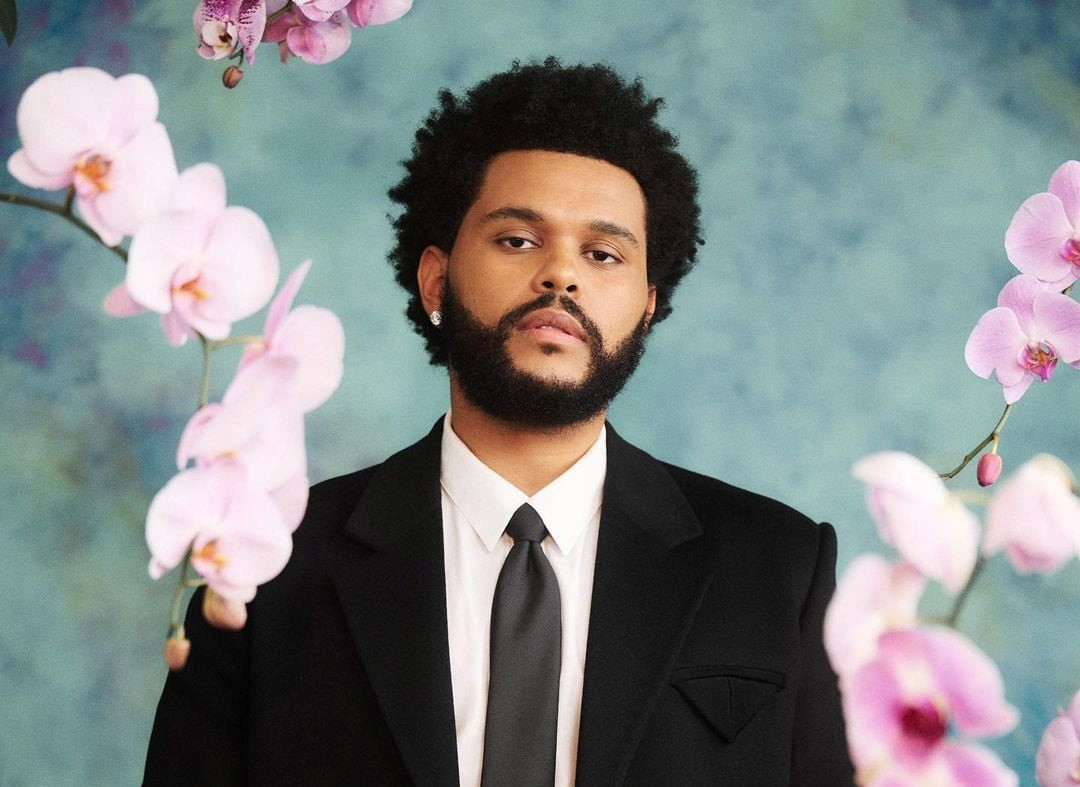
#> input picture TheWeeknd.jpg, 1080 x 787 px
$ python comic.py
#> lines starting #> are read from the running program, lines starting #| are printed output that depends on the picture; after the words box and inside, x2 and y2 are one past the last pixel; in counts of white or black regions, pixels touching at a corner belong together
import cv2
import numpy as np

# Cargar la imagen
imagen = cv2.imread('TheWeeknd.jpg')
#> imagen is the input picture: shape (787, 1080, 3); mean B, G, R 133.7, 133.9, 127.3
if imagen is None:
    print("Error: No se pudo cargar la imagen.")
    exit()

# Aplicar filtro tipo cómic
gris = cv2.cvtColor(imagen, cv2.COLOR_BGR2GRAY)
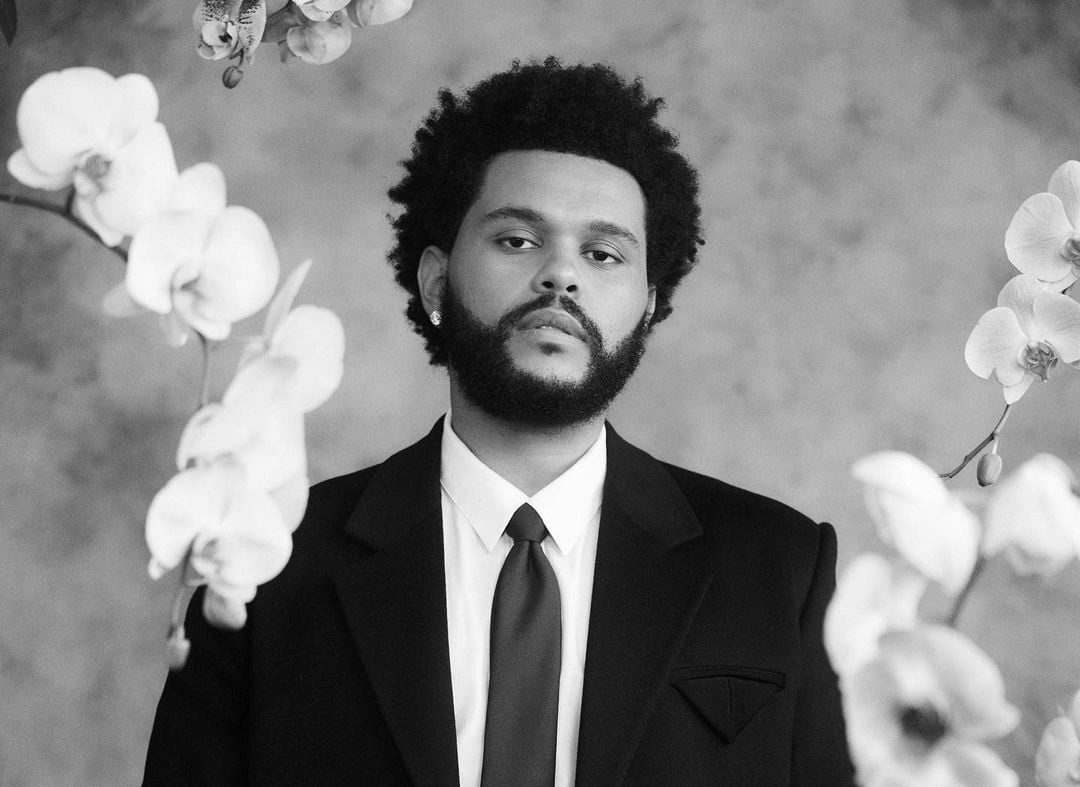
#> gris: shape (787, 1080); min 0, max 255, mean 131.9
gris = cv2.medianBlur(gris, 7)
bordes = cv2.adaptiveThreshold(gris, 255, cv2.ADAPTIVE_THRESH_MEAN_C, cv2.THRESH_BINARY, 9, 10)
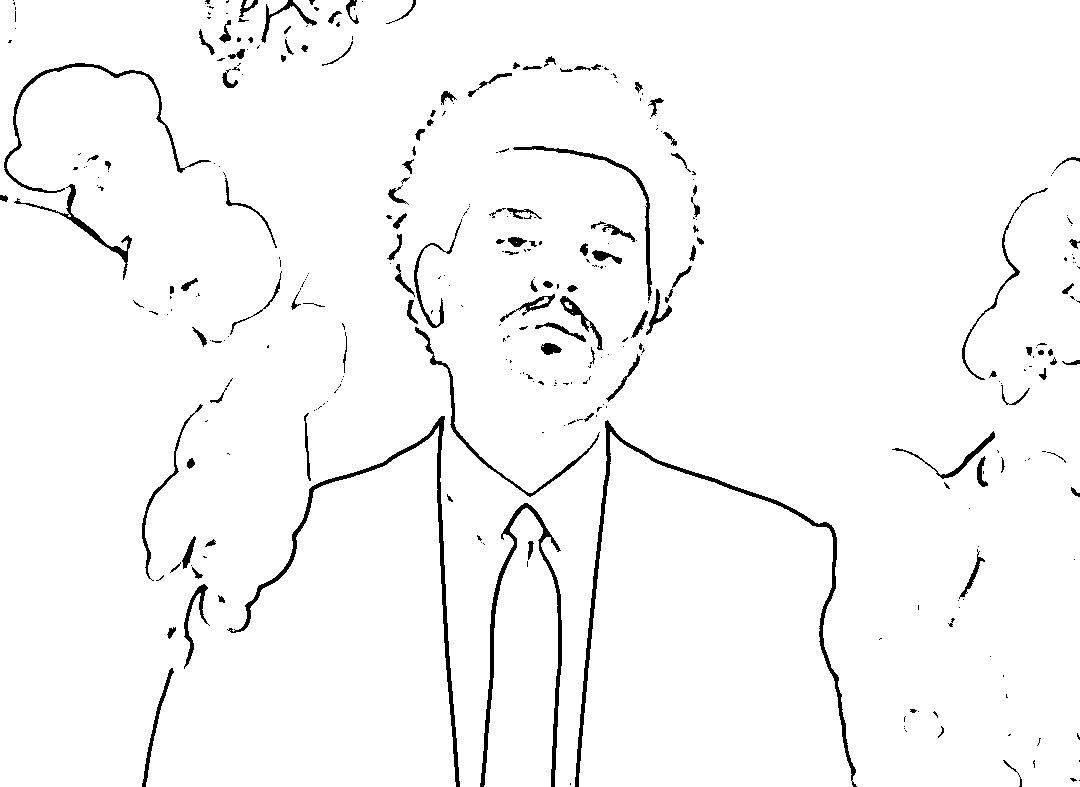
#> bordes: shape (787, 1080); 97% white; 340 black regions (217 under 20 px), largest, box (x1, y1, x2, y2) and area: (575, 420, 857, 787) 3426, (227, 416, 460, 787) 2805, (480, 503, 562, 787) 2470
color = cv2.bilateralFilter(imagen, 9, 250, 250)
comic = cv2.bitwise_and(color, color, mask=bordes)
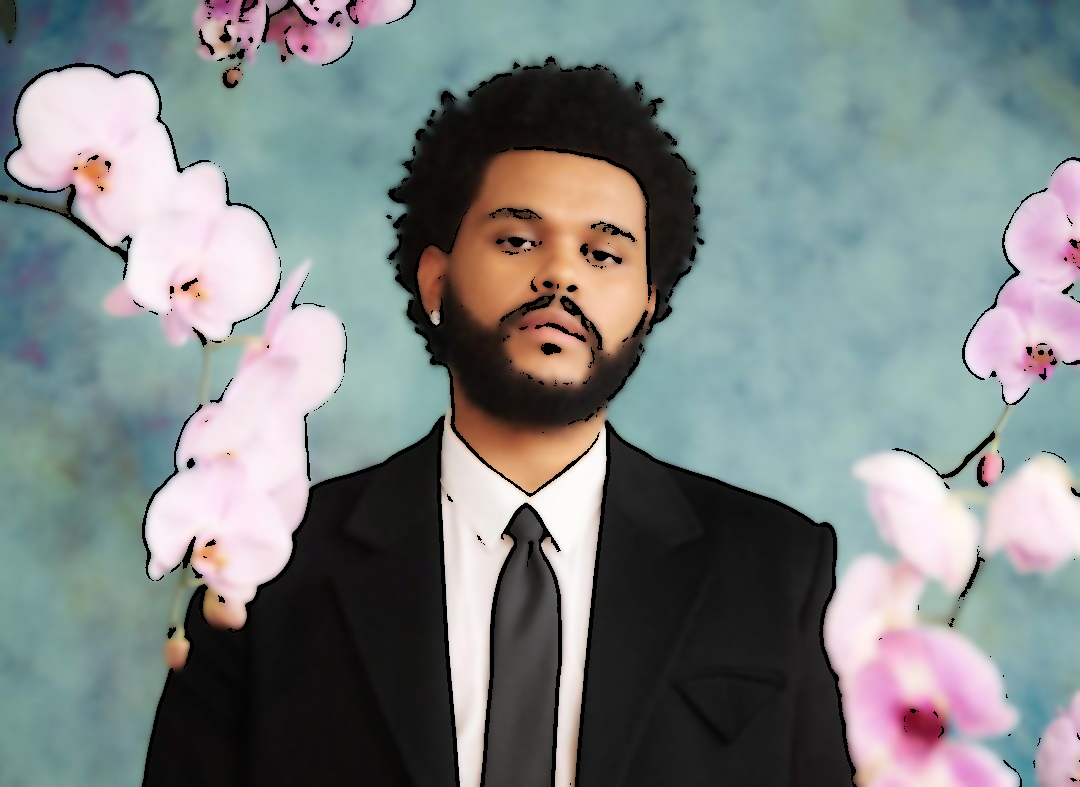
#> comic: shape (787, 1080, 3); mean B, G, R 131.4, 131.5, 124.6

cv2.putText(comic, 'Filtro Comic', (10, 30), cv2.FONT_HERSHEY_SIMPLEX, 1, (255, 255, 255), 2)
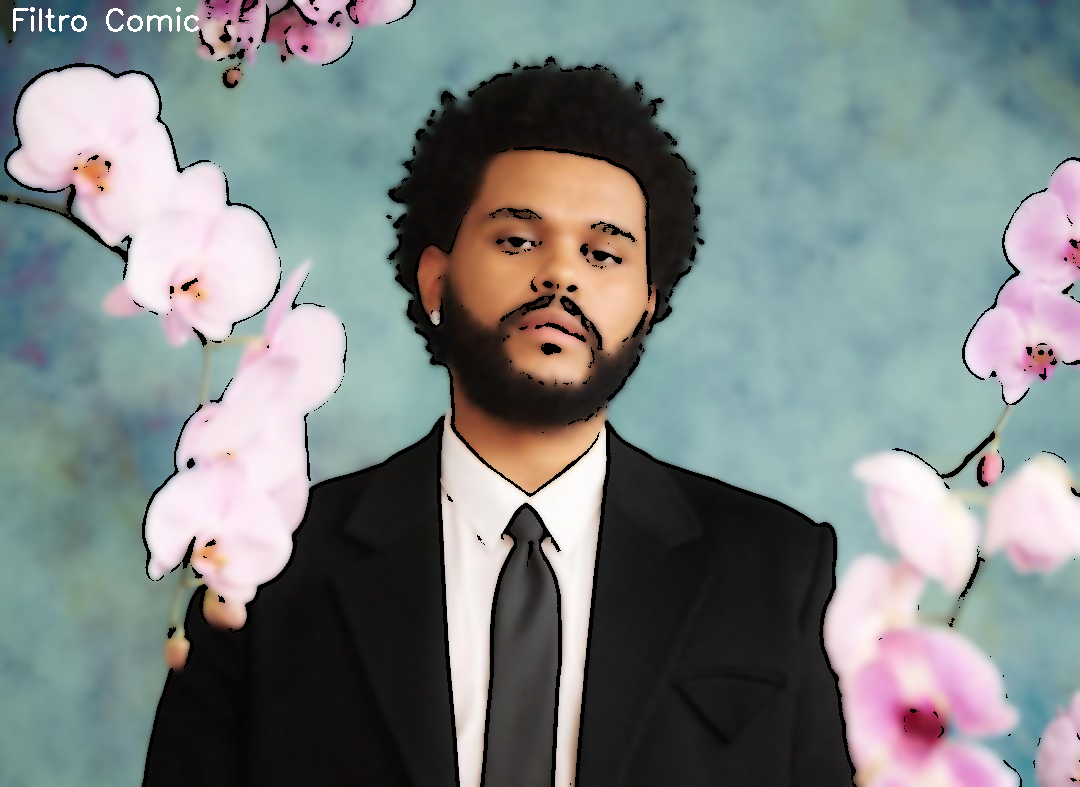
#> comic: shape (787, 1080, 3); 0.14% of pixels changed, all inside (x1, y1, x2, y2) = (13, 7, 199, 32)
cv2.putText(imagen, 'Imagen original', (10, 30), cv2.FONT_HERSHEY_SIMPLEX, 1, (255, 255, 255), 2)
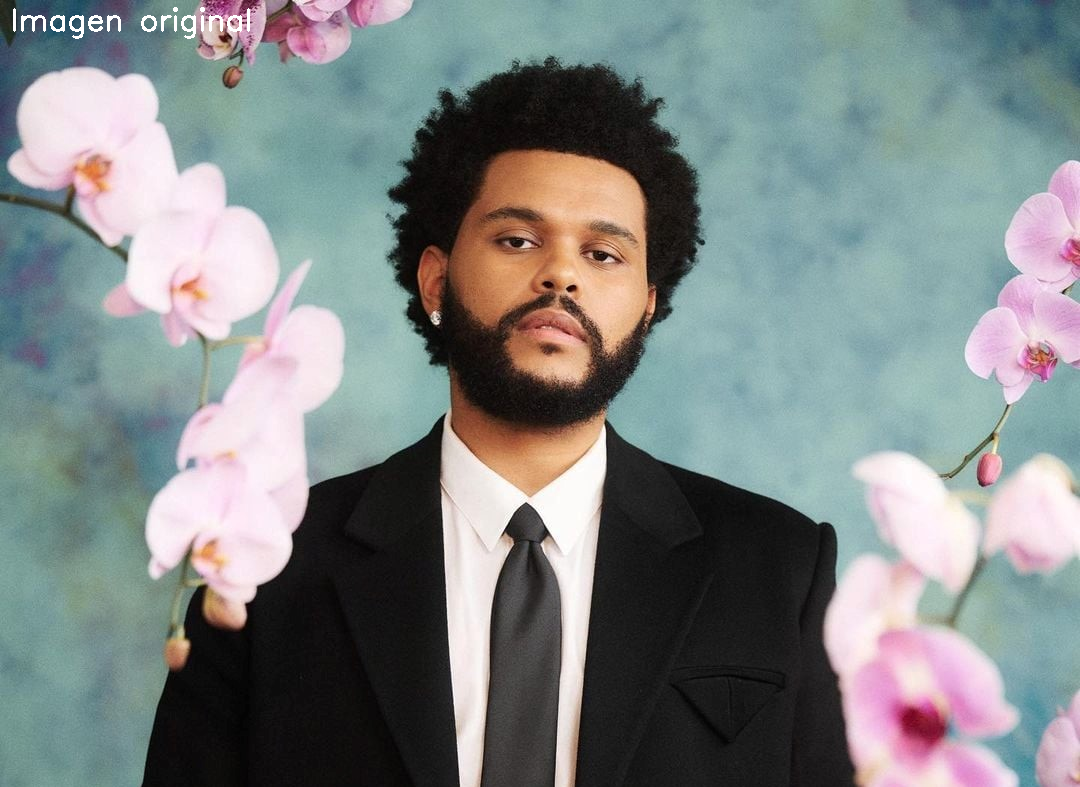
#> imagen: shape (787, 1080, 3); 0.2% of pixels changed, all inside (x1, y1, x2, y2) = (13, 7, 250, 39)

# Mostrar la imagen original y la imagen con filtro cómic
cv2.imshow('Imagen original', imagen)
cv2.imshow('Imagen con Filtro Comic', comic)
cv2.waitKey(0)
cv2.destroyAllWindows()

# Guardar la imagen con el filtro cómic
cv2.imwrite('TheWeeknd_comic.jpg', comic)
print("Imagen con filtro comic guardada como 'TheWeeknd_comic.jpg'")  # Mensaje de éxito
